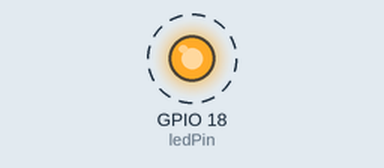
Simulated run of this program. Board: Raspberry Pi (BCM pin numbers). Parts: output pins drawn as LEDs (lit = HIGH). Dashed ring = blinking. What the program prints to the terminal is not drawn. At 15.0 s the program stops and its outputs stay as they are.

Above: at 0.2 s.
Timing chart, 0 to 3.0 s (numbered marks = the images above):
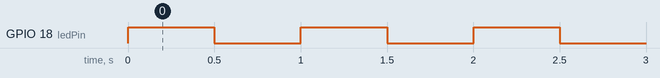

Measured:
- by itself, GPIO 18 (ledPin): alternates HIGH for 0.50 s and LOW for 0.50 s, 30 changes in all, then stays LOW

The program:

BlinkingRed10.py
```python
#Blinking red LED
#python 3.5.3 for RaspberryPi3

import RPi.GPIO as GPIO
import time

GPIO.setmode(GPIO.BCM)

#If true it will give out warning
GPIO.setwarnings(False)

#here connected on GPIO18
ledPin = 18
GPIO.setup(ledPin, GPIO.OUT)

for i in range(15):
        print("LED turning on")
        GPIO.output(ledPin,GPIO.HIGH)
        time.sleep(0.5)
        print("LED turning off")
        GPIO.output(ledPin, GPIO.LOW)
        time.sleep(0.5)
```
